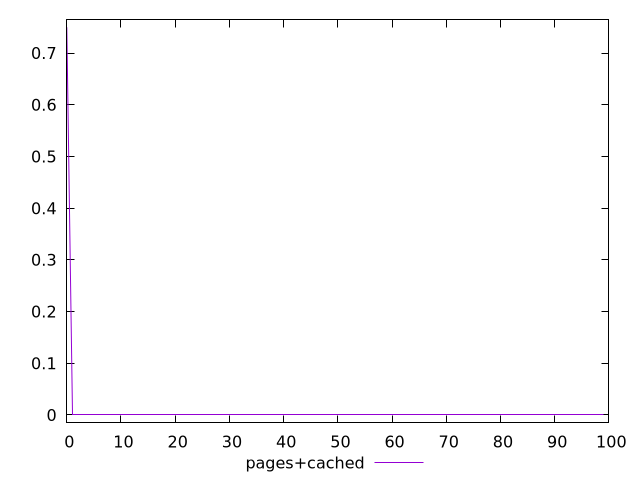

Source code (gnuplot):
$_pagesCached <<EOF
0.75
0
0
0
0
0
0
0
0
0
0
0
0
0
0
0
0
0
0
0
0
0
0
0
0
0
0
0
0
0
0
0
0
0
0
0
0
0
0
0
0
0
0
0
0
0
0
0
0
0
0
0
0
0
0
0
0
0
0
0
0
0
0
0
0
0
0
0
0
0
0
0
0
0
0
0
0
0
0
0
0
0
0
0
0
0
0
0
0
0
0
0
0
0
0
0
0
0
0
0
EOF
set key outside below
set terminal pngcairo
set output "report_00004_2020-11-02T20-21-41.718Z/uses-webp-images/pages+cached//score.png"
set yrange [-0.015:0.765]
plot $_pagesCached title "pages+cached" with line ,
